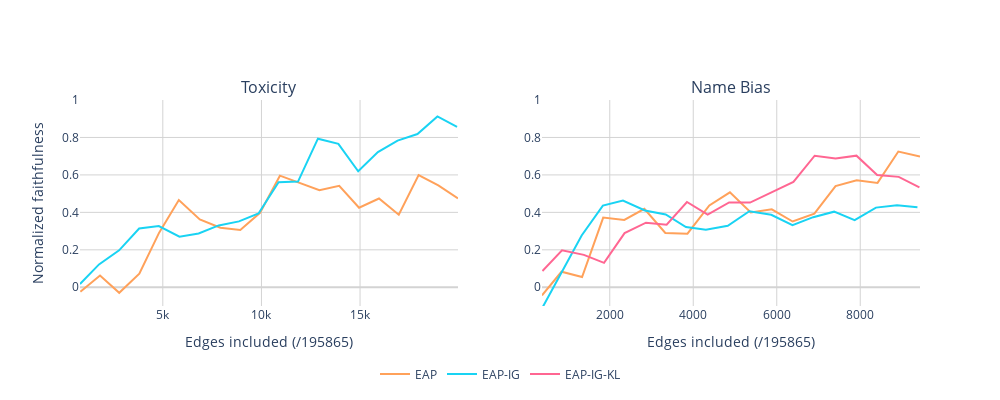

This figure's notebook cell:
### Code cell
import plotly.subplots as sp
import plotly.graph_objects as go
import pandas as pd
import os

task_names = ['temp_toxicity_samp', 'adv-bias-3']
param_dict = {'temp_toxicity_samp': ['Toxicity', ['EAP', 'EAP-IG']],
                     'adv-bias-3': ['Name Bias', ['EAP', 'EAP-IG', 'EAP-IG-KL']]}

trace_colors = {
    'EAP': '#FFA15A', 
    'EAP-IG': '#19D3F3',
    'EAP-IG-KL': '#FF6692'
}

rows = 1
cols = len(task_names)
fig = sp.make_subplots(rows=rows, cols=cols, subplot_titles=[param_dict[task][0] for task in task_names])

# Iterate over tasks and add traces
for idx, task_name in enumerate(task_names):
    df = pd.read_csv(f'./inputs/{task_name}.csv')
    
    # Normalize faithfulness
    for losstype in param_dict[task_name][1]:
        df[f'normalized_faithfulness_{losstype}'] = (
            df[f'loss_{losstype}'] - df['corrupted_baseline']
        ) / (df['baseline'] - df['corrupted_baseline'])

    # Save processed data
    df.to_csv(f'./outputs/{task_name}_graph.csv', index=False)

    # Determine subplot position
    row = idx // cols + 1
    col = idx % cols + 1

    # Add traces with legend grouping
    show_legend = idx == 1  # Show legend only for the first subplot
    for losstype in param_dict[task_name][1]:
        fig.add_trace(go.Scatter(
            x=df[f'edges_{losstype}'], y=df[f'normalized_faithfulness_{losstype}'], mode='lines',
            name=losstype, line=dict(color=trace_colors[losstype]), legendgroup=losstype, showlegend=show_legend
        ), row=row, col=col)

    # Allow each subplot to have independent y-axis
    fig.update_yaxes(matches=None, row=row, col=col)

# Global layout settings
fig.update_layout(
    height=400, width=1000, title_text="",
    showlegend=True,
    legend=dict(
        orientation="h",  # Horizontal legend
        yanchor="bottom",  # Anchor to the bottom
        y=-0.4,  # Position below the plot
        xanchor="center",
        x=0.5
    )
)
fig.update_yaxes(range=[-0.1, 1.0], row=1, col=1)
fig.update_yaxes(range=[-0.1, 1.0], row=1, col=2)
fig.update_yaxes(nticks=8, row=1, col=1)
fig.update_xaxes(nticks=8, row=1, col=1)
fig.update_xaxes(nticks=8, row=1, col=2)

fig.update_layout(
    plot_bgcolor='white',  # White background
    paper_bgcolor='white'  # White figure background
)

# Ensure grid and zero lines are light gray
fig.update_xaxes(showgrid=True, gridcolor='lightgray', zeroline=True, zerolinecolor='lightgray')
fig.update_yaxes(showgrid=True, gridcolor='lightgray', zeroline=True, zerolinecolor='lightgray')

# X and Y labels (custom positioning)
fig.update_xaxes(title_text=f'Edges included (/{total_edges})')
fig.update_yaxes(title_text='Normalized faithfulness', row=1, col=1)

# Show figure
fig.show()

### Figure 1 — Plotly figure (JSON) as saved in the notebook; plotly's stock layout.template omitted (floating-point values rounded to 4 significant figures)
{"data": [{"legendgroup": "EAP", "line": {"color": "#FFA15A"}, "mode": "lines", "name": "EAP", "showlegend": false, "type": "scatter", "x": [820, 1817, 2791, 3810, 4814, 5813, 6874, 7917, 8929, 9929, 10936, 11942, 12940, 13944, 14949, 15960, 16963, 17968, 18968, 19965], "xaxis": "x", "y": [-0.02354, 0.06293, -0.02961, 0.0723, 0.2915, 0.4658, 0.3626, 0.3183, 0.3059, 0.3975, 0.596, 0.5551, 0.5184, 0.5422, 0.4248, 0.4739, 0.3877, 0.5994, 0.5444, 0.4747], "yaxis": "y"}, {"legendgroup": "EAP-IG", "line": {"color": "#19D3F3"}, "mode": "lines", "name": "EAP-IG", "showlegend": false, "type": "scatter", "x": [802, 1766, 2785, 3800, 4798, 5844, 6816, 7836, 8862, 9852, 10868, 11854, 12864, 13901, 14905, 15905, 16901, 17910, 18922, 19917], "xaxis": "x", "y": [0.01718, 0.1222, 0.1972, 0.3139, 0.3269, 0.2698, 0.2869, 0.3302, 0.3519, 0.3943, 0.5614, 0.5642, 0.7935, 0.7659, 0.6197, 0.7215, 0.7834, 0.8183, 0.912, 0.8565], "yaxis": "y"}, {"legendgroup": "EAP", "line": {"color": "#FFA15A"}, "mode": "lines", "name": "EAP", "showlegend": true, "type": "scatter", "x": [377, 844, 1337, 1843, 2348, 2829, 3331, 3861, 4385, 4878, 5377, 5881, 6381, 6901, 7408, 7914, 8414, 8912, 9431], "xaxis": "x2", "y": [-0.04357, 0.08294, 0.05472, 0.372, 0.3595, 0.419, 0.2899, 0.2862, 0.4368, 0.5067, 0.399, 0.4163, 0.3512, 0.3931, 0.5406, 0.5711, 0.5572, 0.7246, 0.6984], "yaxis": "y2"}, {"legendgroup": "EAP-IG", "line": {"color": "#19D3F3"}, "mode": "lines", "name": "EAP-IG", "showlegend": true, "type": "scatter", "x": [383, 833, 1327, 1835, 2316, 2842, 3340, 3825, 4302, 4827, 5343, 5867, 6377, 6873, 7374, 7866, 8376, 8880, 9370], "xaxis": "x2", "y": [-0.1102, 0.07748, 0.2768, 0.436, 0.4632, 0.4104, 0.3891, 0.3217, 0.3069, 0.3281, 0.4057, 0.3869, 0.3317, 0.3742, 0.4037, 0.3587, 0.4253, 0.4376, 0.4277], "yaxis": "y2"}, {"legendgroup": "EAP-IG-KL", "line": {"color": "#FF6692"}, "mode": "lines", "name": "EAP-IG-KL", "showlegend": true, "type": "scatter", "x": [387, 856, 1380, 1863, 2355, 2867, 3362, 3849, 4345, 4859, 5361, 5892, 6399, 6908, 7409, 7909, 8405, 8922, 9417], "xaxis": "x2", "y": [0.08679, 0.1974, 0.1731, 0.1306, 0.289, 0.3447, 0.3345, 0.4553, 0.3883, 0.4528, 0.4525, 0.5082, 0.5624, 0.7024, 0.6871, 0.7027, 0.5995, 0.5896, 0.534], "yaxis": "y2"}], "layout": {"annotations": [{"font": {"size": 16}, "showarrow": false, "text": "Toxicity", "x": 0.225, "xanchor": "center", "xref": "paper", "y": 1, "yanchor": "bottom", "yref": "paper"}, {"font": {"size": 16}, "showarrow": false, "text": "Name Bias", "x": 0.775, "xanchor": "center", "xref": "paper", "y": 1, "yanchor": "bottom", "yref": "paper"}], "height": 400, "legend": {"orientation": "h", "x": 0.5, "xanchor": "center", "y": -0.4, "yanchor": "bottom"}, "paper_bgcolor": "white", "plot_bgcolor": "white", "showlegend": true, "title": {"text": ""}, "width": 1000, "xaxis": {"anchor": "y", "domain": [0, 0.45], "gridcolor": "lightgray", "nticks": 8, "showgrid": true, "title": {"text": "Edges included (/195865)"}, "zeroline": true, "zerolinecolor": "lightgray"}, "xaxis2": {"anchor": "y2", "domain": [0.55, 1], "gridcolor": "lightgray", "nticks": 8, "showgrid": true, "title": {"text": "Edges included (/195865)"}, "zeroline": true, "zerolinecolor": "lightgray"}, "yaxis": {"anchor": "x", "domain": [0, 1], "gridcolor": "lightgray", "nticks": 8, "range": [-0.1, 1], "showgrid": true, "title": {"text": "Normalized faithfulness"}, "zeroline": true, "zerolinecolor": "lightgray"}, "yaxis2": {"anchor": "x2", "domain": [0, 1], "gridcolor": "lightgray", "range": [-0.1, 1], "showgrid": true, "zeroline": true, "zerolinecolor": "lightgray"}}}
